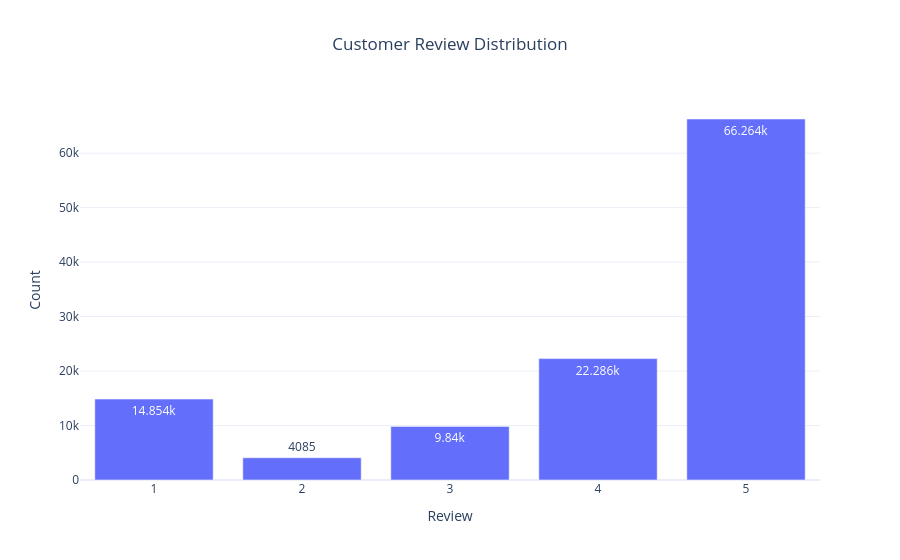

The cell this chart's notebook holds for it:
### Code cell
fig=px.bar(

review,

x="Review",

y="Count",

text_auto=True,

title="Customer Review Distribution"

)

fig.update_layout(

template="plotly_white",

title_x=0.5

)

fig.show()

### Figure 1 — Plotly figure (JSON) as saved in the notebook; plotly's stock layout.template omitted (floating-point values rounded to 4 significant figures)
{"data": [{"hovertemplate": "Review=%{x}<br>Count=%{y}<extra></extra>", "legendgroup": "", "marker": {"color": "#636efa", "pattern": {"shape": ""}}, "name": "", "orientation": "v", "showlegend": false, "textposition": "auto", "texttemplate": "%{y}", "type": "bar", "x": [1.0, 2.0, 3.0, 4.0, 5.0], "xaxis": "x", "y": [14854, 4085, 9840, 22286, 66264], "yaxis": "y"}], "layout": {"barmode": "relative", "legend": {"tracegroupgap": 0}, "title": {"text": "Customer Review Distribution", "x": 0.5}, "xaxis": {"anchor": "y", "domain": [0, 1], "title": {"text": "Review"}}, "yaxis": {"anchor": "x", "domain": [0, 1], "title": {"text": "Count"}}}}
